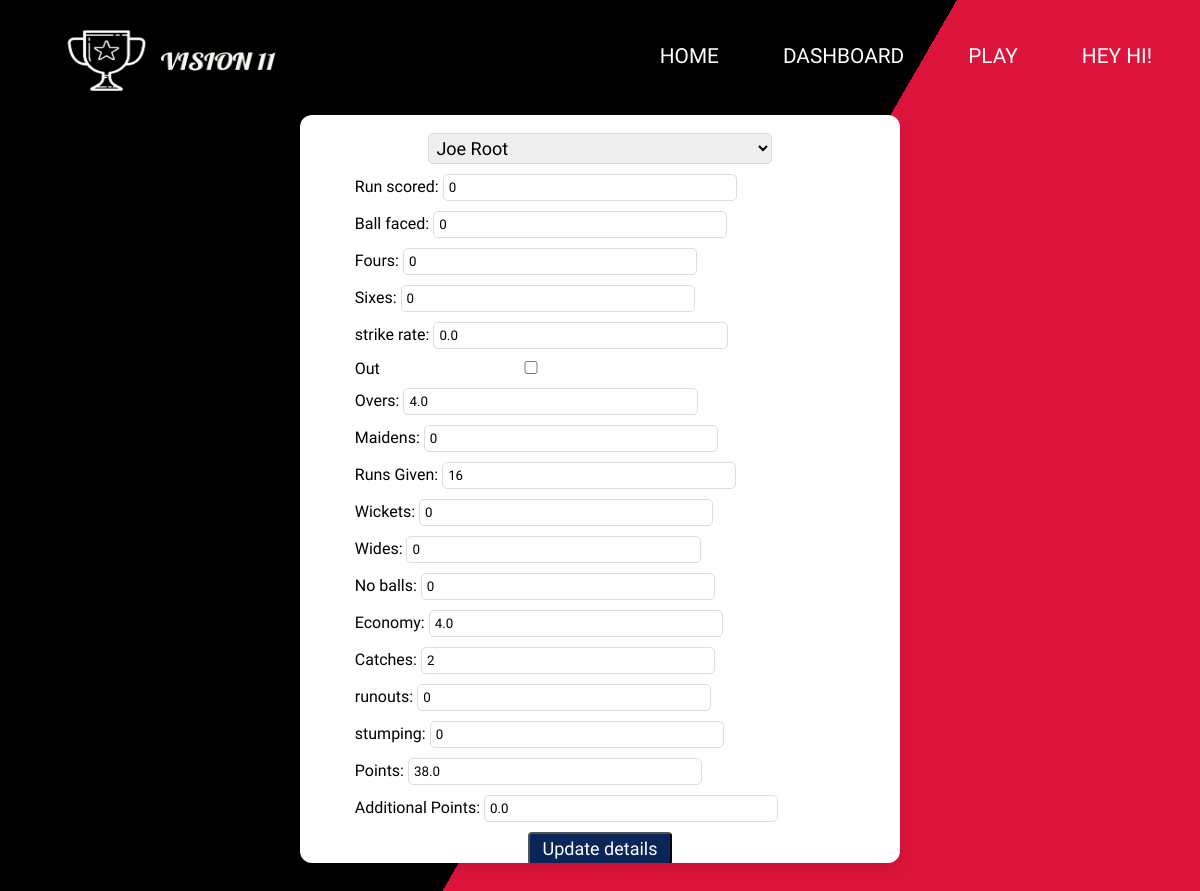
/playermatchdata/match=134 (signed in), run on an earlier commit of the app's database.
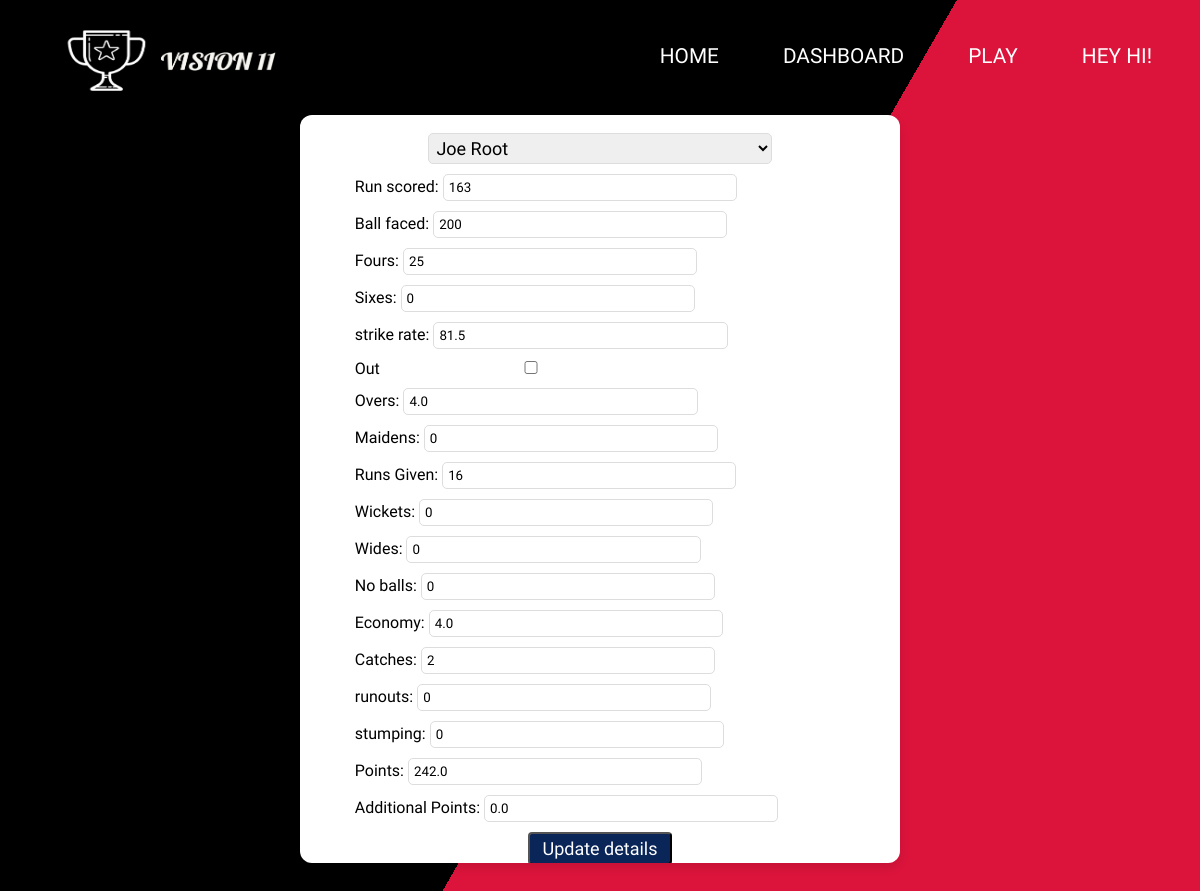
And on a later commit of the database.
### mainAPP/models.py (models this page shows, shortened)
class PlayersMatchData(models.Model):
    pid = models.ForeignKey(
        Player,
        on_delete=models.CASCADE
    )
    match_url = models.ForeignKey(
        Match,
        on_delete=models.Case
    )
    runsScored = models.IntegerField(default=0)
    ballsFaced = models.IntegerField(default=0)
    fours = models.IntegerField(default=0)
    sixes = models.IntegerField(default=0)
    strikeRate = models.FloatField(default=0)
    out = models.BooleanField(
        default=False
    )
    overs = models.FloatField(default=0)
    maidens = models.IntegerField(default=0)
    runsGiven = models.IntegerField(default=0)
    wickets = models.IntegerField(default=0)
    wides = models.IntegerField(default=0)
    noBalls = models.IntegerField(default=0)
    economy = models.FloatField(default=0)
    catches = models.IntegerField(
        default=0
    )
    runouts = models.IntegerField(
        default=0
    )
    stumpings = models.IntegerField(
        default=0
    )
    points = models.FloatField(
        default=0
    )
    additional_points = models.FloatField(
        default=0
    )

### mainAPP/views.py (the view)
# urls.py: path('playermatchdata/match=<int:mid>',views.RenderPlayerMatchData),
@login_required(login_url='/accounts/login')
def RenderPlayerMatchData(request,mid):
    try:
        if request.user.is_staff:
            return vision11_render().render_player_matchdata(request,mid)
        return redirect('/')
    except Exception as e:
        return redirect('/staff')

### mainAPP/repository.py (called while the page is built)
    def render_player_matchdata(self, request, mid):
        try:
            match = Match.objects.get(id=mid)
        except:
            return HttpResponseBadRequest('Match does not Exists!!')
        get_players = PlayersMatchData.objects.filter(match_url=match)
        return render(request, 'playermatchdata.html', {'players_data': get_players})

### usermanagerAPP/models.py (called while the page is built)
    @property
    def is_staff(self):
        return self.staff

### templates/playermatchdata.html (shortened to what the changed rows need)
{% load static %}
<!DOCTYPE html>
<html lang="en">
<head>
    <link rel="stylesheet" href="{% static 'css/playermatchdata.css' %}">
    <link rel="stylesheet" href="https://stackpath.bootstrapcdn.com/font-awesome/4.7.0/css/font-awesome.min.css">
    <link rel="stylesheet" href="{% static 'css/navbar.css' %}">
</head>
<body>
    <div class="multicolorbg">
        <div class="box" id="box">
            {% for players in players_data %}
            <form class="suggestion_form"  id="player{{ players.pid.pid }}" action="/updateplayermatchdata/match={{ players.match_url.id }}/player={{ players.pid.pid }}" method="post">
                <div >
                  <div class="form_">
                    <div class="runs">
                    <label class="input_title">Run scored: </label>
                      <input placeholder="Run Scored" name="runs" value={{ players.runsScored }}>
                    </div>
                    <div class="balls">
                        <label class="input_title">Ball faced: </label>
                      <input placeholder="Balls" name="balls_faces" value={{ players.ballsFaced }}>
                    </div>
                    <div class="fours">
                        <label class="input_title">Fours: </label>
                      <input placeholder="fours" name="fours" value = {{ players.fours }}>
                    </div>
                    <div class="sixes">
                        <label class="input_title">Sixes: </label>
                      <input placeholder="sixes" name="sixes" value = {{ players.sixes }}>
                    </div>
                    <div class="stiker">
                        <label class="input_title">strike rate: </label>
                      <input placeholder="stikr_rate" name="strike_rate" value = {{ players.strikeRate }}>
                    </div>
                    <div class="stiker">
                        <label class="input_title">Out</label>
                        {% if players.out %}
                        <input type="checkbox" placeholder="stikr_rate" name="out" checked>
                        {% else %}
                        <input type="checkbox" placeholder="stikr_rate" name="out" >
                        {% endif %}
                    </div>
                    <div class="overs">
                        <label class="input_title">Overs: </label>
                      <input placeholder="overs" name="overs" value = {{ players.overs }}>
                    </div>
                    <div class="maidens">
                        <label class="input_title">Maidens: </label>
                      <input placeholder="maiden" name="maiden" value = {{ players.maidens }}>
                    </div>
                    <div class="runsgiven">
                        <label class="input_title">Runs Given: </label>
                        <input placeholder="runs_given" name="runs_given" value = {{ players.runsGiven }}>
                    </div>
                    <div class="wickets">
                        <label class="input_title">Wickets: </label>
                      <input placeholder="wicket" name="wicket" value = {{ players.wickets }}>
                    </div>
                    <div class="wides">
                        <label class="input_title">Wides: </label>
                      <input placeholder="wides" name="wides" value = {{ players.wides }}>
                    </div>
                    <div class="noballs">
                        <label class="input_title">No balls: </label>
                      <input placeholder="no_balls" name="no_balls" value = {{ players.noBalls }}>
                    </div>
                    <div class="economy">
                        <label class="input_title">Economy: </label>
                      <input placeholder="economy" name="economy" value = {{ players.economy }}>
                    </div>
                    <div class="catches">
                        <label class="input_title">Catches: </label>
                      <input placeholder="catches" name="catches" value = {{ players.catches }}>
                    </div>
                    <div class="runouts">
                        <label class="input_title">runouts: </label>
                      <input placeholder="runouts" name="runouts" value = {{ players.runouts }}>
                    </div>
                    <div class="stumping">
                        <label class="input_title">stumping: </label>
                      <input placeholder="stumping" name="stumping" value = {{ players.stumpings }}>
                    </div>
                    <div class="points">
                        <label class="input_title">Points: </label>
                      <input placeholder="points" name="points" value = {{ players.points }}>
                    </div>
                    <div class="addpoints">
                        <label class="input_title">Additional Points: </label>
                      <input placeholder="add points" name="add_points" value = {{ players.additional_points }}>
                    </div>
                  <div class="createbutton">
                    <button type="submit">Update details</button>
                  </div>
              </div>
        </div>
            </form>
        {% endfor %}
    </div>
</body>
</html>

What changed in the data, as far as the page shows it:
changed PlayersMatchData: runs "0" → "163"; balls_faces "0" → "200"; fours "0" → "25"; strike_rate "0.0" → "81.5"; points "38.0" → "242.0"
